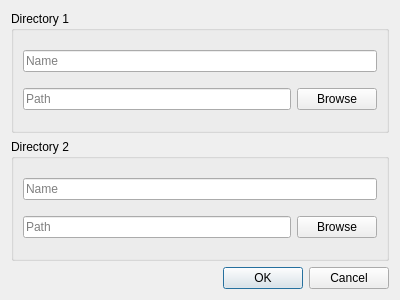
<?xml version="1.0" encoding="UTF-8"?>
<ui version="4.0">
 <class>OpenDirDialog</class>
 <widget class="QDialog" name="OpenDirDialog">
  <property name="geometry">
   <rect>
    <x>0</x>
    <y>0</y>
    <width>400</width>
    <height>300</height>
   </rect>
  </property>
  <property name="windowTitle">
   <string>Dialog</string>
  </property>
  <layout class="QVBoxLayout" name="verticalLayout_4">
   <item>
    <widget class="QGroupBox" name="groupBox">
     <property name="title">
      <string>Directory 1</string>
     </property>
     <layout class="QVBoxLayout" name="verticalLayout">
      <item>
       <widget class="QLineEdit" name="lineEditName1">
        <property name="text">
         <string/>
        </property>
        <property name="placeholderText">
         <string>Name</string>
        </property>
       </widget>
      </item>
      <item>
       <layout class="QHBoxLayout" name="horizontalLayout">
        <item>
         <widget class="QLineEdit" name="lineEditPath1">
          <property name="text">
           <string/>
          </property>
          <property name="placeholderText">
           <string>Path</string>
          </property>
         </widget>
        </item>
        <item>
         <widget class="QPushButton" name="pushButtonBrowse1">
          <property name="text">
           <string>Browse</string>
          </property>
         </widget>
        </item>
       </layout>
      </item>
     </layout>
    </widget>
   </item>
   <item>
    <widget class="QGroupBox" name="groupBox_2">
     <property name="title">
      <string>Directory 2</string>
     </property>
     <layout class="QVBoxLayout" name="verticalLayout_3">
      <item>
       <widget class="QLineEdit" name="lineEditName2">
        <property name="text">
         <string/>
        </property>
        <property name="placeholderText">
         <string>Name</string>
        </property>
       </widget>
      </item>
      <item>
       <layout class="QHBoxLayout" name="horizontalLayout_3">
        <item>
         <widget class="QLineEdit" name="lineEditPath2">
          <property name="text">
           <string/>
          </property>
          <property name="placeholderText">
           <string>Path</string>
          </property>
         </widget>
        </item>
        <item>
         <widget class="QPushButton" name="pushButtonBrowse2">
          <property name="text">
           <string>Browse</string>
          </property>
         </widget>
        </item>
       </layout>
      </item>
     </layout>
    </widget>
   </item>
   <item>
    <widget class="QDialogButtonBox" name="buttonBox">
     <property name="orientation">
      <enum>Qt::Horizontal</enum>
     </property>
     <property name="standardButtons">
      <set>QDialogButtonBox::Cancel|QDialogButtonBox::Ok</set>
     </property>
    </widget>
   </item>
  </layout>
 </widget>
 <resources/>
 <connections>
  <connection>
   <sender>buttonBox</sender>
   <signal>accepted()</signal>
   <receiver>OpenDirDialog</receiver>
   <slot>accept()</slot>
   <hints>
    <hint type="sourcelabel">
     <x>248</x>
     <y>254</y>
    </hint>
    <hint type="destinationlabel">
     <x>157</x>
     <y>274</y>
    </hint>
   </hints>
  </connection>
  <connection>
   <sender>buttonBox</sender>
   <signal>rejected()</signal>
   <receiver>OpenDirDialog</receiver>
   <slot>reject()</slot>
   <hints>
    <hint type="sourcelabel">
     <x>316</x>
     <y>260</y>
    </hint>
    <hint type="destinationlabel">
     <x>286</x>
     <y>274</y>
    </hint>
   </hints>
  </connection>
 </connections>
</ui>
